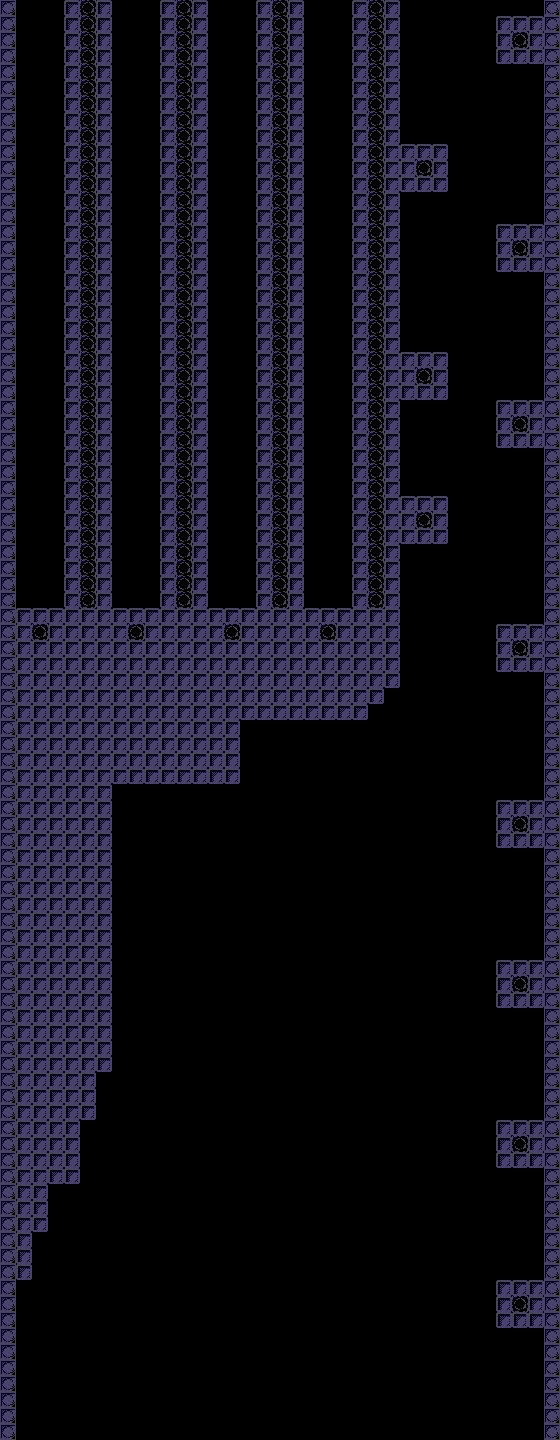

Rendered tile map (Tiled .tmx) drawn with the repository's tilesets; below, a short description and the map source with its tile grids summarised:
An orthogonal 35x90 tile map with 16x16 px tiles, 1 tile layer (Kachelebene 1) and 17 objects.

<map version="1.10" tiledversion="1.11.1" orientation="orthogonal" renderorder="right-down" width="35" height="90" tilewidth="16" tileheight="16" infinite="0" nextlayerid="5" nextobjectid="34">
 <tileset firstgid="1" source="Tileset.tsx" />
 <layer id="1" name="Kachelebene 1" width="35" height="90">
  <data>[3150 cells, 1104 non-empty, 3 distinct tile ids]</data>
 </layer>
 <objectgroup id="2" name="Checkpoints">
  <object id="1" x="415.333" y="112" width="16" height="32" />
 </objectgroup>
 <objectgroup id="3" name="Platforms">
  <object id="3" x="352" y="0" width="48" height="687.5" />
  <object id="4" x="256" y="0" width="48" height="608" />
  <object id="5" x="160" y="0" width="48" height="608" />
  <object id="6" x="64" y="0" width="48" height="608" />
  <object id="19" x="496" y="16" width="48" height="48" />
  <object id="20" x="400" y="144" width="48" height="48" />
  <object id="21" x="496" y="224" width="48" height="48" />
  <object id="22" x="400" y="352" width="48" height="48" />
  <object id="23" x="496" y="400" width="48" height="48" />
  <object id="24" x="400" y="496" width="48" height="48" />
  <object id="25" x="496" y="624" width="48" height="48" />
  <object id="26" x="496" y="800" width="48" height="48" />
  <object id="27" x="496" y="960" width="48" height="48" />
  <object id="28" x="496" y="1120" width="48" height="48" />
  <object id="31" x="16" y="608" width="336" height="16" />
  <object id="33" x="496" y="1280" width="48" height="48" />
 </objectgroup>
 <objectgroup id="4" name="Dynamic" />
</map>
